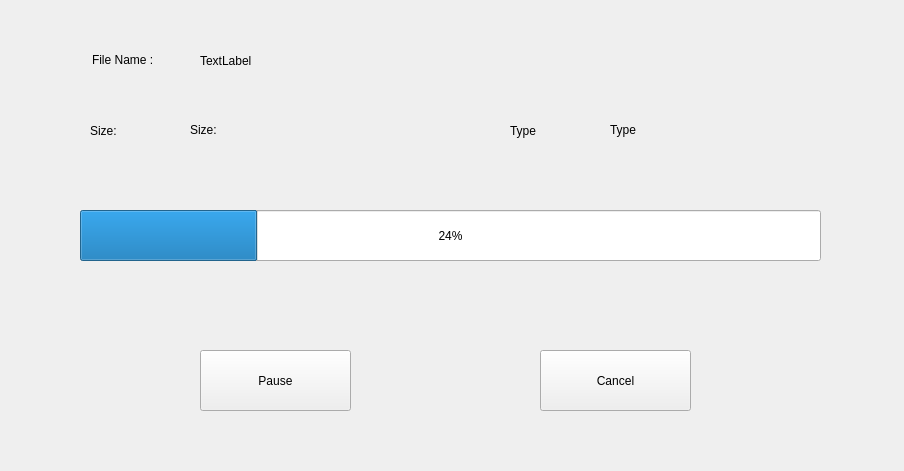
<?xml version="1.0" encoding="UTF-8"?>
<ui version="4.0">
 <class>Form</class>
 <widget class="QWidget" name="Form">
  <property name="geometry">
   <rect>
    <x>0</x>
    <y>0</y>
    <width>904</width>
    <height>471</height>
   </rect>
  </property>
  <property name="windowTitle">
   <string>Form</string>
  </property>
  <property name="styleSheet">
   <string notr="true">/*
 * The MIT License (MIT)
 *
 * Copyright (c) &lt;2013-2014&gt; &lt;Colin Duquesnoy&gt;
 *
 * Permission is hereby granted, free of charge, to any person obtaining a copy
 * of this software and associated documentation files (the &quot;Software&quot;), to deal
 * in the Software without restriction, including without limitation the rights
 * to use, copy, modify, merge, publish, distribute, sublicense, and/or sell
 * copies of the Software, and to permit persons to whom the Software is
 * furnished to do so, subject to the following conditions:

 * The above copyright notice and this permission notice shall be included in
 * all copies or substantial portions of the Software.

 * THE SOFTWARE IS PROVIDED &quot;AS IS&quot;, WITHOUT WARRANTY OF ANY KIND, EXPRESS OR
 * IMPLIED, INCLUDING BUT NOT LIMITED TO THE WARRANTIES OF MERCHANTABILITY,
 * FITNESS FOR A PARTICULAR PURPOSE AND NONINFRINGEMENT. IN NO EVENT SHALL THE
 * AUTHORS OR COPYRIGHT HOLDERS BE LIABLE FOR ANY CLAIM, DAMAGES OR OTHER
 * LIABILITY, WHETHER IN AN ACTION OF CONTRACT, TORT OR OTHERWISE, ARISING FROM,
 * OUT OF OR IN CONNECTION WITH THE SOFTWARE OR THE USE OR OTHER DEALINGS IN
 * THE SOFTWARE.
 */
QToolTip
{
    border: 1px solid #76797C;
    background-color: rgb(90, 102, 117);;
    color: white;
    padding: 5px;
    opacity: 200;
}

QWidget
{
    color: #eff0f1;
    background-color: #31363b;
    selection-background-color:#3daee9;
    selection-color: #eff0f1;
    background-clip: border;
    border-image: none;
    border: 0px transparent black;
    outline: 0;
}

QWidget:item:hover
{
    background-color: #3daee9;
    color: #eff0f1;
}

QWidget:item:selected
{
    background-color: #3daee9;
}

QRadioButton
{
    spacing: 5px;
    outline: none;
    color: #eff0f1;
    margin-bottom: 2px;
}

QRadioButton:disabled
{
    color: #76797C;
}
QRadioButton::indicator
{
    width: 21px;
    height: 21px;
}

QRadioButton::indicator:unchecked
{
    image: url(:/qss_icons/Dark_rc/radio_unchecked.png);
}


QRadioButton::indicator:unchecked:hover,
QRadioButton::indicator:unchecked:focus,
QRadioButton::indicator:unchecked:pressed
{
    border: none;
    outline: none;
    image: url(:/qss_icons/Dark_rc/radio_unchecked_focus.png);
}

QRadioButton::indicator:checked
{
    border: none;
    outline: none;
    image: url(:/qss_icons/Dark_rc/radio_checked.png);
}

QRadioButton::indicator:checked:hover,
QRadioButton::indicator:checked:focus,
QRadioButton::indicator:checked:pressed
{
    border: none;
    outline: none;
    image: url(:/qss_icons/Dark_rc/radio_checked_focus.png);
}

QRadioButton::indicator:checked:disabled
{
    outline: none;
    image: url(:/qss_icons/Dark_rc/radio_checked_disabled.png);
}

QRadioButton::indicator:unchecked:disabled
{
    image: url(:/qss_icons/Dark_rc/radio_unchecked_disabled.png);
}


QMenuBar
{
    background-color: #31363b;
    color: #eff0f1;
}

QMenuBar::item
{
    background: transparent;
}

QMenuBar::item:selected
{
    background: transparent;
    border: 1px solid #76797C;
}

QMenuBar::item:pressed
{
    border: 1px solid #76797C;
    background-color: #3daee9;
    color: #eff0f1;
    margin-bottom:-1px;
    padding-bottom:1px;
}

QMenu
{
    border: 1px solid #76797C;
    color: #eff0f1;
    margin: 2px;
}

QMenu::icon
{
    margin: 5px;
}

QMenu::item
{
    padding: 5px 30px 5px 30px;
    margin-left: 5px;
    border: 1px solid transparent; /* reserve space for selection border */
}

QMenu::item:selected
{
    color: #eff0f1;
}

QMenu::separator {
    height: 2px;
    background: lightblue;
    margin-left: 10px;
    margin-right: 5px;
}

QMenu::indicator {
    width: 18px;
    height: 18px;
}

/* non-exclusive indicator = check box style indicator
   (see QActionGroup::setExclusive) */
QMenu::indicator:non-exclusive:unchecked {
    image: url(:/qss_icons/Dark_rc/checkbox_unchecked.png);
}

QMenu::indicator:non-exclusive:unchecked:selected {
    image: url(:/qss_icons/Dark_rc/checkbox_unchecked_disabled.png);
}

QMenu::indicator:non-exclusive:checked {
    image: url(:/qss_icons/Dark_rc/checkbox_checked.png);
}

QMenu::indicator:non-exclusive:checked:selected {
    image: url(:/qss_icons/Dark_rc/checkbox_checked_disabled.png);
}

/* exclusive indicator = radio button style indicator (see QActionGroup::setExclusive) */
QMenu::indicator:exclusive:unchecked {
    image: url(:/qss_icons/Dark_rc/radio_unchecked.png);
}

QMenu::indicator:exclusive:unchecked:selected {
    image: url(:/qss_icons/Dark_rc/radio_unchecked_disabled.png);
}

QMenu::indicator:exclusive:checked {
    image: url(:/qss_icons/Dark_rc/radio_checked.png);
}

QMenu::indicator:exclusive:checked:selected {
    image: url(:/qss_icons/Dark_rc/radio_checked_disabled.png);
}

QMenu::right-arrow {
    margin: 5px;
    image: url(:/qss_icons/Dark_rc/right_arrow.png)
}


QWidget:disabled
{
    color: #454545;
    background-color: #31363b;
}

QAbstractItemView
{
    alternate-background-color: #31363b;
    color: #eff0f1;
    border: 1px solid 3A3939;
    border-radius: 2px;
}

QWidget:focus, QMenuBar:focus
{
    border: 1px solid #3daee9;
}

QTabWidget:focus, QCheckBox:focus, QRadioButton:focus, QSlider:focus
{
    border: none;
}

QLineEdit
{
    background-color: #232629;
    padding: 5px;
    border-style: solid;
    border: 1px solid #76797C;
    border-radius: 2px;
    color: #eff0f1;
}

QGroupBox {
    border:1px solid #76797C;
    border-radius: 2px;
    margin-top: 20px;
}

QGroupBox::title {
    subcontrol-origin: margin;
    subcontrol-position: top center;
    padding-left: 10px;
    padding-right: 10px;
    padding-top: 10px;
}

QAbstractScrollArea
{
    border-radius: 2px;
    border: 1px solid #76797C;
    background-color: transparent;
}

QScrollBar:horizontal
{
    height: 15px;
    margin: 3px 15px 3px 15px;
    border: 1px transparent #2A2929;
    border-radius: 4px;
    background-color: #2A2929;
}

QScrollBar::handle:horizontal
{
    background-color: #605F5F;
    min-width: 5px;
    border-radius: 4px;
}

QScrollBar::add-line:horizontal
{
    margin: 0px 3px 0px 3px;
    border-image: url(:/qss_icons/Dark_rc/right_arrow_disabled.png);
    width: 10px;
    height: 10px;
    subcontrol-position: right;
    subcontrol-origin: margin;
}

QScrollBar::sub-line:horizontal
{
    margin: 0px 3px 0px 3px;
    border-image: url(:/qss_icons/Dark_rc/left_arrow_disabled.png);
    height: 10px;
    width: 10px;
    subcontrol-position: left;
    subcontrol-origin: margin;
}

QScrollBar::add-line:horizontal:hover,QScrollBar::add-line:horizontal:on
{
    border-image: url(:/qss_icons/Dark_rc/right_arrow.png);
    height: 10px;
    width: 10px;
    subcontrol-position: right;
    subcontrol-origin: margin;
}


QScrollBar::sub-line:horizontal:hover, QScrollBar::sub-line:horizontal:on
{
    border-image: url(:/qss_icons/Dark_rc/left_arrow.png);
    height: 10px;
    width: 10px;
    subcontrol-position: left;
    subcontrol-origin: margin;
}

QScrollBar::up-arrow:horizontal, QScrollBar::down-arrow:horizontal
{
    background: none;
}


QScrollBar::add-page:horizontal, QScrollBar::sub-page:horizontal
{
    background: none;
}

QScrollBar:vertical
{
    background-color: #2A2929;
    width: 15px;
    margin: 15px 3px 15px 3px;
    border: 1px transparent #2A2929;
    border-radius: 4px;
}

QScrollBar::handle:vertical
{
    background-color: #605F5F;
    min-height: 5px;
    border-radius: 4px;
}

QScrollBar::sub-line:vertical
{
    margin: 3px 0px 3px 0px;
    border-image: url(:/qss_icons/Dark_rc/up_arrow_disabled.png);
    height: 10px;
    width: 10px;
    subcontrol-position: top;
    subcontrol-origin: margin;
}

QScrollBar::add-line:vertical
{
    margin: 3px 0px 3px 0px;
    border-image: url(:/qss_icons/Dark_rc/down_arrow_disabled.png);
    height: 10px;
    width: 10px;
    subcontrol-position: bottom;
    subcontrol-origin: margin;
}

QScrollBar::sub-line:vertical:hover,QScrollBar::sub-line:vertical:on
{

    border-image: url(:/qss_icons/Dark_rc/up_arrow.png);
    height: 10px;
    width: 10px;
    subcontrol-position: top;
    subcontrol-origin: margin;
}


QScrollBar::add-line:vertical:hover, QScrollBar::add-line:vertical:on
{
    border-image: url(:/qss_icons/Dark_rc/down_arrow.png);
    height: 10px;
    width: 10px;
    subcontrol-position: bottom;
    subcontrol-origin: margin;
}

QScrollBar::up-arrow:vertical, QScrollBar::down-arrow:vertical
{
    background: none;
}


QScrollBar::add-page:vertical, QScrollBar::sub-page:vertical
{
    background: none;
}

QTextEdit
{
    background-color: #232629;
    color: #eff0f1;
    border: 1px solid #76797C;
}

QPlainTextEdit
{
    background-color: #232629;;
    color: #eff0f1;
    border-radius: 2px;
    border: 1px solid #76797C;
}

QHeaderView::section
{
    background-color: #76797C;
    color: #eff0f1;
    padding: 5px;
    border: 1px solid #76797C;
}

QSizeGrip {
    image: url(:/qss_icons/Dark_rc/sizegrip.png);
    width: 12px;
    height: 12px;
}


QMainWindow::separator
{
    background-color: #31363b;
    color: white;
    padding-left: 4px;
    spacing: 2px;
    border: 1px dashed #76797C;
}

QMainWindow::separator:hover
{

    background-color: #787876;
    color: white;
    padding-left: 4px;
    border: 1px solid #76797C;
    spacing: 2px;
}


QMenu::separator
{
    height: 1px;
    background-color: #76797C;
    color: white;
    padding-left: 4px;
    margin-left: 10px;
    margin-right: 5px;
}


QFrame
{
    border-radius: 2px;
    border: 1px solid #76797C;
}

QFrame[frameShape=&quot;0&quot;]
{
    border-radius: 2px;
    border: 1px transparent #76797C;
}

QStackedWidget
{
    border: 1px transparent black;
}

QToolBar {
    border: 1px transparent #393838;
    background: 1px solid #31363b;
    font-weight: bold;
}

QToolBar::handle:horizontal {
    image: url(:/qss_icons/Dark_rc/Hmovetoolbar.png);
}
QToolBar::handle:vertical {
    image: url(:/qss_icons/Dark_rc/Vmovetoolbar.png);
}
QToolBar::separator:horizontal {
    image: url(:/qss_icons/Dark_rc/Hsepartoolbar.png);
}
QToolBar::separator:vertical {
    image: url(:/qss_icons/Dark_rc/Vsepartoolbar.png);
}
QToolButton#qt_toolbar_ext_button {
    background: #58595a
}

QPushButton
{
    color: #eff0f1;
    background-color: #31363b;
    border-width: 1px;
    border-color: #76797C;
    border-style: solid;
    padding: 5px;
    border-radius: 2px;
    outline: none;
}

QPushButton:disabled
{
    background-color: #31363b;
    border-width: 1px;
    border-color: #454545;
    border-style: solid;
    padding-top: 5px;
    padding-bottom: 5px;
    padding-left: 10px;
    padding-right: 10px;
    border-radius: 2px;
    color: #454545;
}

QPushButton:focus {
    background-color: #3daee9;
    color: white;
}

QPushButton:pressed
{
    background-color: #3daee9;
    padding-top: -15px;
    padding-bottom: -17px;
}

QComboBox
{
    selection-background-color: #3daee9;
    border-style: solid;
    border: 1px solid #76797C;
    border-radius: 2px;
    padding: 5px;
    min-width: 75px;
}

QPushButton:checked{
    background-color: #76797C;
    border-color: #6A6969;
}

QComboBox:hover,QPushButton:hover,QAbstractSpinBox:hover,QLineEdit:hover,QTextEdit:hover,QPlainTextEdit:hover,QAbstractView:hover,QTreeView:hover
{
    border: 1px solid #3daee9;
    color: #eff0f1;
}

QComboBox:on
{
    padding-top: 3px;
    padding-left: 4px;
    selection-background-color: #4a4a4a;
}

QComboBox QAbstractItemView
{
    background-color: #232629;
    border-radius: 2px;
    border: 1px solid #76797C;
    selection-background-color: #3daee9;
}

QComboBox::drop-down
{
    subcontrol-origin: padding;
    subcontrol-position: top right;
    width: 15px;

    border-left-width: 0px;
    border-left-color: darkgray;
    border-left-style: solid;
    border-top-right-radius: 3px;
    border-bottom-right-radius: 3px;
}

QComboBox::down-arrow
{
    image: url(:/qss_icons/Dark_rc/down_arrow_disabled.png);
}

QComboBox::down-arrow:on, QComboBox::down-arrow:hover,
QComboBox::down-arrow:focus
{
    image: url(:/qss_icons/Dark_rc/down_arrow.png);
}

QAbstractSpinBox {
    padding: 5px;
    border: 1px solid #76797C;
    background-color: #232629;
    color: #eff0f1;
    border-radius: 2px;
    min-width: 75px;
}

QAbstractSpinBox:up-button
{
    background-color: transparent;
    subcontrol-origin: border;
    subcontrol-position: center right;
}

QAbstractSpinBox:down-button
{
    background-color: transparent;
    subcontrol-origin: border;
    subcontrol-position: center left;
}

QAbstractSpinBox::up-arrow,QAbstractSpinBox::up-arrow:disabled,QAbstractSpinBox::up-arrow:off {
    image: url(:/qss_icons/Dark_rc/up_arrow_disabled.png);
    width: 10px;
    height: 10px;
}
QAbstractSpinBox::up-arrow:hover
{
    image: url(:/qss_icons/Dark_rc/up_arrow.png);
}


QAbstractSpinBox::down-arrow,QAbstractSpinBox::down-arrow:disabled,QAbstractSpinBox::down-arrow:off
{
    image: url(:/qss_icons/Dark_rc/down_arrow_disabled.png);
    width: 10px;
    height: 10px;
}
QAbstractSpinBox::down-arrow:hover
{
    image: url(:/qss_icons/Dark_rc/down_arrow.png);
}


QLabel
{
    border: 0px solid black;
}

QTabWidget{
    border: 0px transparent black;
}

QTabWidget::pane {
    border: 1px solid #76797C;
    padding: 5px;
    margin: 0px;
}

QTabBar
{
    qproperty-drawBase: 0;
    left: 5px; /* move to the right by 5px */
    border-radius: 3px;
}

QTabBar:focus
{
    border: 0px transparent black;
}

QTabBar::close-button  {
    image: url(:/qss_icons/Dark_rc/close.png);
    background: transparent;
}

QTabBar::close-button:hover
{
    image: url(:/qss_icons/Dark_rc/close-hover.png);
    background: transparent;
}

QTabBar::close-button:pressed {
    image: url(:/qss_icons/Dark_rc/close-pressed.png);
    background: transparent;
}

/* TOP TABS */
QTabBar::tab:top {
    color: #eff0f1;
    border: 1px solid #76797C;
    border-bottom: 1px transparent black;
    background-color: #31363b;
    padding: 5px;
    min-width: 50px;
    border-top-left-radius: 2px;
    border-top-right-radius: 2px;
}

QTabBar::tab:top:!selected
{
    color: #eff0f1;
    background-color: #54575B;
    border: 1px solid #76797C;
    border-bottom: 1px transparent black;
    border-top-left-radius: 2px;
    border-top-right-radius: 2px;    
}

QTabBar::tab:top:!selected:hover {
    background-color: #3daee9;
}

/* BOTTOM TABS */
QTabBar::tab:bottom {
    color: #eff0f1;
    border: 1px solid #76797C;
    border-top: 1px transparent black;
    background-color: #31363b;
    padding: 5px;
    border-bottom-left-radius: 2px;
    border-bottom-right-radius: 2px;
    min-width: 50px;
}

QTabBar::tab:bottom:!selected
{
    color: #eff0f1;
    background-color: #54575B;
    border: 1px solid #76797C;
    border-top: 1px transparent black;
    border-bottom-left-radius: 2px;
    border-bottom-right-radius: 2px;
}

QTabBar::tab:bottom:!selected:hover {
    background-color: #3daee9;
}

/* LEFT TABS */
QTabBar::tab:left {
    color: #eff0f1;
    border: 1px solid #76797C;
    border-left: 1px transparent black;
    background-color: #31363b;
    padding: 5px;
    border-top-right-radius: 2px;
    border-bottom-right-radius: 2px;
    min-height: 50px;
}

QTabBar::tab:left:!selected
{
    color: #eff0f1;
    background-color: #54575B;
    border: 1px solid #76797C;
    border-left: 1px transparent black;
    border-top-right-radius: 2px;
    border-bottom-right-radius: 2px;
}

QTabBar::tab:left:!selected:hover {
    background-color: #3daee9;
}


/* RIGHT TABS */
QTabBar::tab:right {
    color: #eff0f1;
    border: 1px solid #76797C;
    border-right: 1px transparent black;
    background-color: #31363b;
    padding: 5px;
    border-top-left-radius: 2px;
    border-bottom-left-radius: 2px;
    min-height: 50px;
}

QTabBar::tab:right:!selected
{
    color: #eff0f1;
    background-color: #54575B;
    border: 1px solid #76797C;
    border-right: 1px transparent black;
    border-top-left-radius: 2px;
    border-bottom-left-radius: 2px;
}

QTabBar::tab:right:!selected:hover {
    background-color: #3daee9;
}

QTabBar QToolButton::right-arrow:enabled {
     image: url(:/qss_icons/Dark_rc/right_arrow.png);
 }

 QTabBar QToolButton::left-arrow:enabled {
     image: url(:/qss_icons/Dark_rc/left_arrow.png);
 }

QTabBar QToolButton::right-arrow:disabled {
     image: url(:/qss_icons/Dark_rc/right_arrow_disabled.png);
 }

 QTabBar QToolButton::left-arrow:disabled {
     image: url(:/qss_icons/Dark_rc/left_arrow_disabled.png);
 }


QDockWidget {
    background: #31363b;
    border: 1px solid #403F3F;
    titlebar-close-icon: url(:/qss_icons/Dark_rc/close.png);
    titlebar-normal-icon: url(:/qss_icons/Dark_rc/undock.png);
}

QDockWidget::close-button, QDockWidget::float-button {
    border: 1px solid transparent;
    border-radius: 2px;
    background: transparent;
}

QDockWidget::close-button:hover, QDockWidget::float-button:hover {
    background: rgba(255, 255, 255, 10);
}

QDockWidget::close-button:pressed, QDockWidget::float-button:pressed {
    padding: 1px -1px -1px 1px;
    background: rgba(255, 255, 255, 10);
}

QTreeView, QListView
{
    border: 1px solid #76797C;
    background-color: #232629;
}

QTreeView:branch:selected, QTreeView:branch:hover
{
    background: url(:/qss_icons/Dark_rc/transparent.png);
}

QTreeView::branch:has-siblings:!adjoins-item {
    border-image: url(:/qss_icons/Dark_rc/transparent.png);
}

QTreeView::branch:has-siblings:adjoins-item {
    border-image: url(:/qss_icons/Dark_rc/transparent.png);
}

QTreeView::branch:!has-children:!has-siblings:adjoins-item {
    border-image: url(:/qss_icons/Dark_rc/transparent.png);
}

QTreeView::branch:has-children:!has-siblings:closed,
QTreeView::branch:closed:has-children:has-siblings {
    image: url(:/qss_icons/Dark_rc/branch_closed.png);
}

QTreeView::branch:open:has-children:!has-siblings,
QTreeView::branch:open:has-children:has-siblings  {
    image: url(:/qss_icons/Dark_rc/branch_open.png);
}

QTreeView::branch:has-children:!has-siblings:closed:hover,
QTreeView::branch:closed:has-children:has-siblings:hover {
    image: url(:/qss_icons/Dark_rc/branch_closed-on.png);
    }

QTreeView::branch:open:has-children:!has-siblings:hover,
QTreeView::branch:open:has-children:has-siblings:hover  {
    image: url(:/qss_icons/Dark_rc/branch_open-on.png);
    }

QListView::item:!selected:hover, QTreeView::item:!selected:hover  {
    background: rgba(167,218,245, 0.3);
    outline: 0;
    color: #eff0f1
}

QListView::item:selected:hover, QTreeView::item:selected:hover  {
    background: #3daee9;
    color: #eff0f1;
}

QSlider::groove:horizontal {
    border: 1px solid #565a5e;
    height: 4px;
    background: #565a5e;
    margin: 0px;
    border-radius: 2px;
}

QSlider::handle:horizontal {
    background: #232629;
    border: 1px solid #565a5e;
    width: 16px;
    height: 16px;
    margin: -8px 0;
    border-radius: 9px;
}

QSlider::groove:vertical {
    border: 1px solid #565a5e;
    width: 4px;
    background: #565a5e;
    margin: 0px;
    border-radius: 3px;
}

QSlider::handle:vertical {
    background: #232629;
    border: 1px solid #565a5e;
    width: 16px;
    height: 16px;
    margin: 0 -8px;
    border-radius: 9px;
}

QToolButton {
    background-color: transparent;
    border: 1px transparent #76797C;
    border-radius: 2px;
    margin: 3px;
    padding: 5px;
}

QToolButton[popupMode=&quot;1&quot;] { /* only for MenuButtonPopup */
 padding-right: 20px; /* make way for the popup button */
 border: 1px #76797C;
 border-radius: 5px;
}

QToolButton[popupMode=&quot;2&quot;] { /* only for InstantPopup */
 padding-right: 10px; /* make way for the popup button */
 border: 1px #76797C;
}


QToolButton:hover, QToolButton::menu-button:hover {
    background-color: transparent;
    border: 1px solid #3daee9;
    padding: 5px;
}

QToolButton:checked, QToolButton:pressed,
        QToolButton::menu-button:pressed {
    background-color: #3daee9;
    border: 1px solid #3daee9;
    padding: 5px;
}

/* the subcontrol below is used only in the InstantPopup or DelayedPopup mode */
QToolButton::menu-indicator {
    image: url(:/qss_icons/Dark_rc/down_arrow.png);
    top: -7px; left: -2px; /* shift it a bit */
}

/* the subcontrols below are used only in the MenuButtonPopup mode */
QToolButton::menu-button {
    border: 1px transparent #76797C;
    border-top-right-radius: 6px;
    border-bottom-right-radius: 6px;
    /* 16px width + 4px for border = 20px allocated above */
    width: 16px;
    outline: none;
}

QToolButton::menu-arrow {
    image: url(:/qss_icons/Dark_rc/down_arrow.png);
}

QToolButton::menu-arrow:open {
    border: 1px solid #76797C;
}

QPushButton::menu-indicator  {
    subcontrol-origin: padding;
    subcontrol-position: bottom right;
    left: 8px;
}

QTableView
{
    border: 1px solid #76797C;
    gridline-color: #31363b;
    background-color: #232629;
}


QTableView, QHeaderView
{
    border-radius: 0px;
}

QTableView::item:pressed, QListView::item:pressed, QTreeView::item:pressed  {
    background: #3daee9;
    color: #eff0f1;
}

QTableView::item:selected:active, QTreeView::item:selected:active, QListView::item:selected:active  {
    background: #3daee9;
    color: #eff0f1;
}


QHeaderView
{
    background-color: #31363b;
    border: 1px transparent;
    border-radius: 0px;
    margin: 0px;
    padding: 0px;

}

QHeaderView::section  {
    background-color: #31363b;
    color: #eff0f1;
    padding: 5px;
    border: 1px solid #76797C;
    border-radius: 0px;
    text-align: center;
}

QHeaderView::section::vertical::first, QHeaderView::section::vertical::only-one
{
    border-top: 1px solid #76797C;
}

QHeaderView::section::vertical
{
    border-top: transparent;
}

QHeaderView::section::horizontal::first, QHeaderView::section::horizontal::only-one
{
    border-left: 1px solid #76797C;
}

QHeaderView::section::horizontal
{
    border-left: transparent;
}


QHeaderView::section:checked
 {
    color: white;
    background-color: #334e5e;
 }

 /* style the sort indicator */
QHeaderView::down-arrow {
    image: url(:/qss_icons/Dark_rc/down_arrow.png);
}

QHeaderView::up-arrow {
    image: url(:/qss_icons/Dark_rc/up_arrow.png);
}


QTableCornerButton::section {
    background-color: #31363b;
    border: 1px transparent #76797C;
    border-radius: 0px;
}

QToolBox  {
    padding: 5px;
    border: 1px transparent black;
}

QToolBox::tab {
    color: #eff0f1;
    background-color: #31363b;
    border: 1px solid #76797C;
    border-bottom: 1px transparent #31363b;
    border-top-left-radius: 5px;
    border-top-right-radius: 5px;
}

QToolBox::tab:selected { /* italicize selected tabs */
    font: italic;
    background-color: #31363b;
    border-color: #3daee9;
 }

QStatusBar::item {
    border: 0px transparent dark;
 }


QFrame[height=&quot;3&quot;], QFrame[width=&quot;3&quot;] {
    background-color: #76797C;
}


QSplitter::handle {
    border: 1px dashed #76797C;
}

QSplitter::handle:hover {
    background-color: #787876;
    border: 1px solid #76797C;
}

QSplitter::handle:horizontal {
    width: 1px;
}

QSplitter::handle:vertical {
    height: 1px;
}

QProgressBar {
    border: 1px solid #76797C;
    border-radius: 5px;
    text-align: center;
}

QProgressBar::chunk {
    background-color: #05B8CC;
}

QDateEdit
{
    selection-background-color: #3daee9;
    border-style: solid;
    border: 1px solid #3375A3;
    border-radius: 2px;
    padding: 1px;
    min-width: 75px;
}

QDateEdit:on
{
    padding-top: 3px;
    padding-left: 4px;
    selection-background-color: #4a4a4a;
}

QDateEdit QAbstractItemView
{
    background-color: #232629;
    border-radius: 2px;
    border: 1px solid #3375A3;
    selection-background-color: #3daee9;
}

QDateEdit::drop-down
{
    subcontrol-origin: padding;
    subcontrol-position: top right;
    width: 15px;
    border-left-width: 0px;
    border-left-color: darkgray;
    border-left-style: solid;
    border-top-right-radius: 3px;
    border-bottom-right-radius: 3px;
}

QDateEdit::down-arrow
{
    image: url(:/qss_icons/Dark_rc/down_arrow_disabled.png);
}

QDateEdit::down-arrow:on, QDateEdit::down-arrow:hover,
QDateEdit::down-arrow:focus
{
    image: url(:/qss_icons/Dark_rc/down_arrow.png);
}</string>
  </property>
  <widget class="QLabel" name="label">
   <property name="geometry">
    <rect>
     <x>92</x>
     <y>50</y>
     <width>61</width>
     <height>20</height>
    </rect>
   </property>
   <property name="text">
    <string>File Name :</string>
   </property>
  </widget>
  <widget class="QLabel" name="FileName">
   <property name="geometry">
    <rect>
     <x>200</x>
     <y>50</y>
     <width>591</width>
     <height>21</height>
    </rect>
   </property>
   <property name="text">
    <string>TextLabel</string>
   </property>
  </widget>
  <widget class="QLabel" name="FileSize">
   <property name="geometry">
    <rect>
     <x>190</x>
     <y>120</y>
     <width>71</width>
     <height>20</height>
    </rect>
   </property>
   <property name="text">
    <string>Size:</string>
   </property>
  </widget>
  <widget class="QLabel" name="label_2">
   <property name="geometry">
    <rect>
     <x>90</x>
     <y>120</y>
     <width>51</width>
     <height>21</height>
    </rect>
   </property>
   <property name="text">
    <string>Size:</string>
   </property>
  </widget>
  <widget class="QProgressBar" name="progress_bar">
   <property name="geometry">
    <rect>
     <x>80</x>
     <y>210</y>
     <width>741</width>
     <height>51</height>
    </rect>
   </property>
   <property name="value">
    <number>24</number>
   </property>
  </widget>
  <widget class="QPushButton" name="CloseButton">
   <property name="geometry">
    <rect>
     <x>540</x>
     <y>350</y>
     <width>151</width>
     <height>61</height>
    </rect>
   </property>
   <property name="text">
    <string>Cancel</string>
   </property>
  </widget>
  <widget class="QLabel" name="FileType">
   <property name="geometry">
    <rect>
     <x>610</x>
     <y>120</y>
     <width>71</width>
     <height>20</height>
    </rect>
   </property>
   <property name="text">
    <string>Type</string>
   </property>
  </widget>
  <widget class="QLabel" name="label_3">
   <property name="geometry">
    <rect>
     <x>510</x>
     <y>120</y>
     <width>51</width>
     <height>21</height>
    </rect>
   </property>
   <property name="text">
    <string>Type</string>
   </property>
  </widget>
  <widget class="QPushButton" name="CloseButton_2">
   <property name="geometry">
    <rect>
     <x>200</x>
     <y>350</y>
     <width>151</width>
     <height>61</height>
    </rect>
   </property>
   <property name="text">
    <string>Pause</string>
   </property>
  </widget>
 </widget>
 <resources/>
 <connections/>
</ui>
